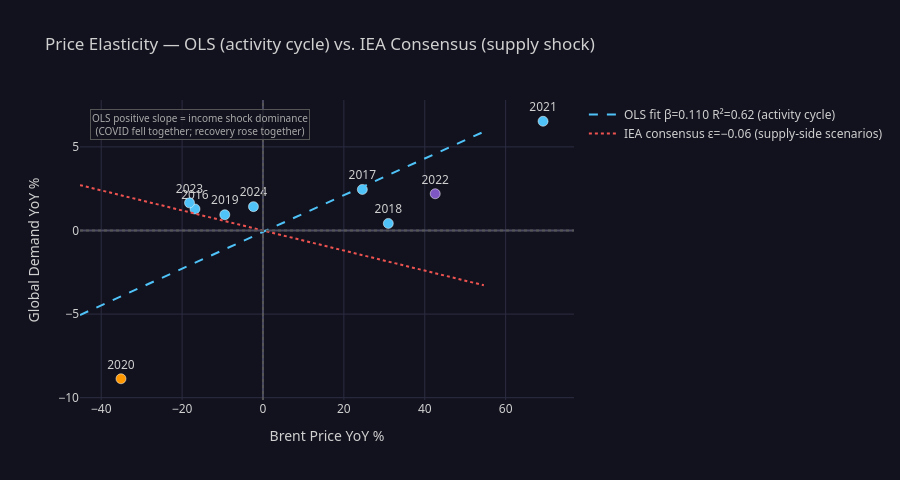

Notebook cell for this chart:
### Code cell
# ── Scatter: Δlog(demand) vs Δlog(price) with both fitted lines ───────────────
x_fit = np.linspace(X.min()-0.02, X.max()+0.02, 100)
y_fit_ols = intercept + slope * x_fit         # OLS: activity-cycle sensitivity
y_fit_iea = 0 + IEA_ELASTICITY * x_fit        # IEA: supply-side elasticity

fig = go.Figure()
for _, row in ols_df.iterrows():
    fig.add_trace(go.Scatter(
        x=[row['price_yoy']], y=[row['demand_yoy']],
        mode='markers+text',
        text=[str(int(row['year']))],
        textposition='top center',
        marker=dict(color=row['ecolor'], size=10, line=dict(color='white', width=0.5)),
        showlegend=False,
        hovertemplate=f"<b>{int(row['year'])}</b><br>Price YoY: %{{x:.1f}}%<br>Demand YoY: %{{y:.1f}}%<extra></extra>",
    ))

fig.add_trace(go.Scatter(
    x=x_fit*100, y=y_fit_ols*100,
    mode='lines',
    name=f'OLS fit β={slope:.3f} R²={r**2:.2f} (activity cycle)',
    line=dict(color='#4FC3F7', width=2, dash='dash'),
))
fig.add_trace(go.Scatter(
    x=x_fit*100, y=y_fit_iea*100,
    mode='lines',
    name=f'IEA consensus ε=−0.06 (supply-side scenarios)',
    line=dict(color='#EF5350', width=2, dash='dot'),
))

fig.update_layout(
    **DARK,
    title='Price Elasticity — OLS (activity cycle) vs. IEA Consensus (supply shock)',
    xaxis=dict(**AXIS, title='Brent Price YoY %'),
    yaxis=dict(**AXIS, title='Global Demand YoY %'),
    height=480,
    annotations=[dict(
        text='OLS positive slope = income shock dominance<br>(COVID fell together; recovery rose together)',
        xref='paper', yref='paper', x=0.02, y=0.97,
        showarrow=False, font=dict(size=10, color='#AAA'),
        bgcolor='rgba(18,18,31,0.8)', bordercolor='#555',
    )],
)
fig.add_hline(y=0, line=dict(color='#555', dash='dot'))
fig.add_vline(x=0, line=dict(color='#555', dash='dot'))
fig.show()

### Figure 1 — Plotly figure (JSON) as saved in the notebook; plotly's stock layout.template omitted (floating-point values rounded to 4 significant figures)
{"data": [{"hovertemplate": "<b>2016</b><br>Price YoY: %{x:.1f}%<br>Demand YoY: %{y:.1f}%<extra></extra>", "marker": {"color": "#4FC3F7", "line": {"color": "white", "width": 0.5}, "size": 10}, "mode": "markers+text", "showlegend": false, "text": ["2016"], "textposition": "top center", "type": "scatter", "x": [-16.81], "y": [1.288]}, {"hovertemplate": "<b>2017</b><br>Price YoY: %{x:.1f}%<br>Demand YoY: %{y:.1f}%<extra></extra>", "marker": {"color": "#4FC3F7", "line": {"color": "white", "width": 0.5}, "size": 10}, "mode": "markers+text", "showlegend": false, "text": ["2017"], "textposition": "top center", "type": "scatter", "x": [24.57], "y": [2.454]}, {"hovertemplate": "<b>2018</b><br>Price YoY: %{x:.1f}%<br>Demand YoY: %{y:.1f}%<extra></extra>", "marker": {"color": "#4FC3F7", "line": {"color": "white", "width": 0.5}, "size": 10}, "mode": "markers+text", "showlegend": false, "text": ["2018"], "textposition": "top center", "type": "scatter", "x": [30.99], "y": [0.4226]}, {"hovertemplate": "<b>2019</b><br>Price YoY: %{x:.1f}%<br>Demand YoY: %{y:.1f}%<extra></extra>", "marker": {"color": "#4FC3F7", "line": {"color": "white", "width": 0.5}, "size": 10}, "mode": "markers+text", "showlegend": false, "text": ["2019"], "textposition": "top center", "type": "scatter", "x": [-9.441], "y": [0.9434]}, {"hovertemplate": "<b>2020</b><br>Price YoY: %{x:.1f}%<br>Demand YoY: %{y:.1f}%<extra></extra>", "marker": {"color": "#FF9800", "line": {"color": "white", "width": 0.5}, "size": 10}, "mode": "markers+text", "showlegend": false, "text": ["2020"], "textposition": "top center", "type": "scatter", "x": [-35.11], "y": [-8.868]}, {"hovertemplate": "<b>2021</b><br>Price YoY: %{x:.1f}%<br>Demand YoY: %{y:.1f}%<extra></extra>", "marker": {"color": "#4FC3F7", "line": {"color": "white", "width": 0.5}, "size": 10}, "mode": "markers+text", "showlegend": false, "text": ["2021"], "textposition": "top center", "type": "scatter", "x": [69.25], "y": [6.534]}, {"hovertemplate": "<b>2022</b><br>Price YoY: %{x:.1f}%<br>Demand YoY: %{y:.1f}%<extra></extra>", "marker": {"color": "#7E57C2", "line": {"color": "white", "width": 0.5}, "size": 10}, "mode": "markers+text", "showlegend": false, "text": ["2022"], "textposition": "top center", "type": "scatter", "x": [42.59], "y": [2.196]}, {"hovertemplate": "<b>2023</b><br>Price YoY: %{x:.1f}%<br>Demand YoY: %{y:.1f}%<extra></extra>", "marker": {"color": "#4FC3F7", "line": {"color": "white", "width": 0.5}, "size": 10}, "mode": "markers+text", "showlegend": false, "text": ["2023"], "textposition": "top center", "type": "scatter", "x": [-18.17], "y": [1.653]}, {"hovertemplate": "<b>2024</b><br>Price YoY: %{x:.1f}%<br>Demand YoY: %{y:.1f}%<extra></extra>", "marker": {"color": "#4FC3F7", "line": {"color": "white", "width": 0.5}, "size": 10}, "mode": "markers+text", "showlegend": false, "text": ["2024"], "textposition": "top center", "type": "scatter", "x": [-2.355], "y": [1.427]}, {"line": {"color": "#4FC3F7", "dash": "dash", "width": 2}, "mode": "lines", "name": "OLS fit β=0.110 R²=0.62 (activity cycle)", "type": "scatter", "x": [-45.24, -44.24, -43.23, -42.22, -41.21, -40.2, -39.19, -38.18, -37.17, -36.17, -35.16, -34.15, -33.14, -32.13, -31.12, -30.11, -29.1, -28.1, -27.09, -26.08, -25.07, -24.06, -23.05, -22.04, -21.03, -20.03, -19.02, -18.01, -17.0, -15.99, -14.98, -13.97, -12.96, -11.96, -10.95, -9.938, -8.93, -7.921, -6.912, -5.903, -4.895, -3.886, -2.877, -1.868, -0.8595, 0.1492, 1.158, 2.167, 3.175, 4.184, 5.193, 6.202, 7.211, 8.219, 9.228, 10.24, 11.25, 12.25, 13.26, 14.27, 15.28, 16.29, 17.3, 18.31, 19.32, 20.32, 21.33, 22.34, 23.35, 24.36, 25.37, 26.38, 27.39, 28.39, 29.4, 30.41, 31.42, 32.43, 33.44, 34.45, 35.46, 36.46, 37.47, 38.48, 39.49, 40.5, 41.51, 42.52, 43.53, 44.53, 45.54, 46.55, 47.56, 48.57, 49.58, 50.59, 51.6, 52.6, 53.61, 54.62], "y": [-5.054, -4.943, -4.833, -4.722, -4.611, -4.5, -4.39, -4.279, -4.168, -4.057, -3.947, -3.836, -3.725, -3.614, -3.504, -3.393, -3.282, -3.171, -3.061, -2.95, -2.839, -2.728, -2.618, -2.507, -2.396, -2.285, -2.174, -2.064, -1.953, -1.842, -1.731, -1.621, -1.51, -1.399, -1.288, -1.178, -1.067, -0.9561, -0.8454, -0.7346, -0.6239, -0.5131, -0.4024, -0.2916, -0.1808, -0.07008, 0.04068, 0.1514, 0.2622, 0.373, 0.4837, 0.5945, 0.7052, 0.816, 0.9267, 1.038, 1.148, 1.259, 1.37, 1.481, 1.591, 1.702, 1.813, 1.924, 2.034, 2.145, 2.256, 2.367, 2.477, 2.588, 2.699, 2.81, 2.92, 3.031, 3.142, 3.253, 3.363, 3.474, 3.585, 3.696, 3.806, 3.917, 4.028, 4.139, 4.249, 4.36, 4.471, 4.582, 4.693, 4.803, 4.914, 5.025, 5.136, 5.246, 5.357, 5.468, 5.579, 5.689, 5.8, 5.911]}, {"line": {"color": "#EF5350", "dash": "dot", "width": 2}, "mode": "lines", "name": "IEA consensus ε=−0.06 (supply-side scenarios)", "type": "scatter", "x": [-45.24, -44.24, -43.23, -42.22, -41.21, -40.2, -39.19, -38.18, -37.17, -36.17, -35.16, -34.15, -33.14, -32.13, -31.12, -30.11, -29.1, -28.1, -27.09, -26.08, -25.07, -24.06, -23.05, -22.04, -21.03, -20.03, -19.02, -18.01, -17.0, -15.99, -14.98, -13.97, -12.96, -11.96, -10.95, -9.938, -8.93, -7.921, -6.912, -5.903, -4.895, -3.886, -2.877, -1.868, -0.8595, 0.1492, 1.158, 2.167, 3.175, 4.184, 5.193, 6.202, 7.211, 8.219, 9.228, 10.24, 11.25, 12.25, 13.26, 14.27, 15.28, 16.29, 17.3, 18.31, 19.32, 20.32, 21.33, 22.34, 23.35, 24.36, 25.37, 26.38, 27.39, 28.39, 29.4, 30.41, 31.42, 32.43, 33.44, 34.45, 35.46, 36.46, 37.47, 38.48, 39.49, 40.5, 41.51, 42.52, 43.53, 44.53, 45.54, 46.55, 47.56, 48.57, 49.58, 50.59, 51.6, 52.6, 53.61, 54.62], "y": [2.715, 2.654, 2.594, 2.533, 2.473, 2.412, 2.352, 2.291, 2.23, 2.17, 2.109, 2.049, 1.988, 1.928, 1.867, 1.807, 1.746, 1.686, 1.625, 1.565, 1.504, 1.444, 1.383, 1.323, 1.262, 1.202, 1.141, 1.081, 1.02, 0.9595, 0.8989, 0.8384, 0.7779, 0.7174, 0.6568, 0.5963, 0.5358, 0.4752, 0.4147, 0.3542, 0.2937, 0.2331, 0.1726, 0.1121, 0.05157, -0.008953, -0.06948, -0.13, -0.1905, -0.2511, -0.3116, -0.3721, -0.4326, -0.4932, -0.5537, -0.6142, -0.6747, -0.7353, -0.7958, -0.8563, -0.9168, -0.9774, -1.038, -1.098, -1.159, -1.219, -1.28, -1.341, -1.401, -1.462, -1.522, -1.583, -1.643, -1.704, -1.764, -1.825, -1.885, -1.946, -2.006, -2.067, -2.127, -2.188, -2.248, -2.309, -2.369, -2.43, -2.49, -2.551, -2.612, -2.672, -2.733, -2.793, -2.854, -2.914, -2.975, -3.035, -3.096, -3.156, -3.217, -3.277]}], "layout": {"annotations": [{"bgcolor": "rgba(18,18,31,0.8)", "bordercolor": "#555", "font": {"color": "#AAA", "size": 10}, "showarrow": false, "text": "OLS positive slope = income shock dominance<br>(COVID fell together; recovery rose together)", "x": 0.02, "xref": "paper", "y": 0.97, "yref": "paper"}], "font": {"color": "#D0D0D0", "family": "Segoe UI, Arial"}, "height": 480, "paper_bgcolor": "#12121f", "plot_bgcolor": "#12121f", "shapes": [{"line": {"color": "#555", "dash": "dot"}, "type": "line", "x0": 0, "x1": 1, "xref": "x domain", "y0": 0, "y1": 0, "yref": "y"}, {"line": {"color": "#555", "dash": "dot"}, "type": "line", "x0": 0, "x1": 0, "xref": "x", "y0": 0, "y1": 1, "yref": "y domain"}], "title": {"text": "Price Elasticity — OLS (activity cycle) vs. IEA Consensus (supply shock)"}, "xaxis": {"gridcolor": "#2c2c42", "title": {"text": "Brent Price YoY %"}, "zerolinecolor": "#4a4a62"}, "yaxis": {"gridcolor": "#2c2c42", "title": {"text": "Global Demand YoY %"}, "zerolinecolor": "#4a4a62"}}}
